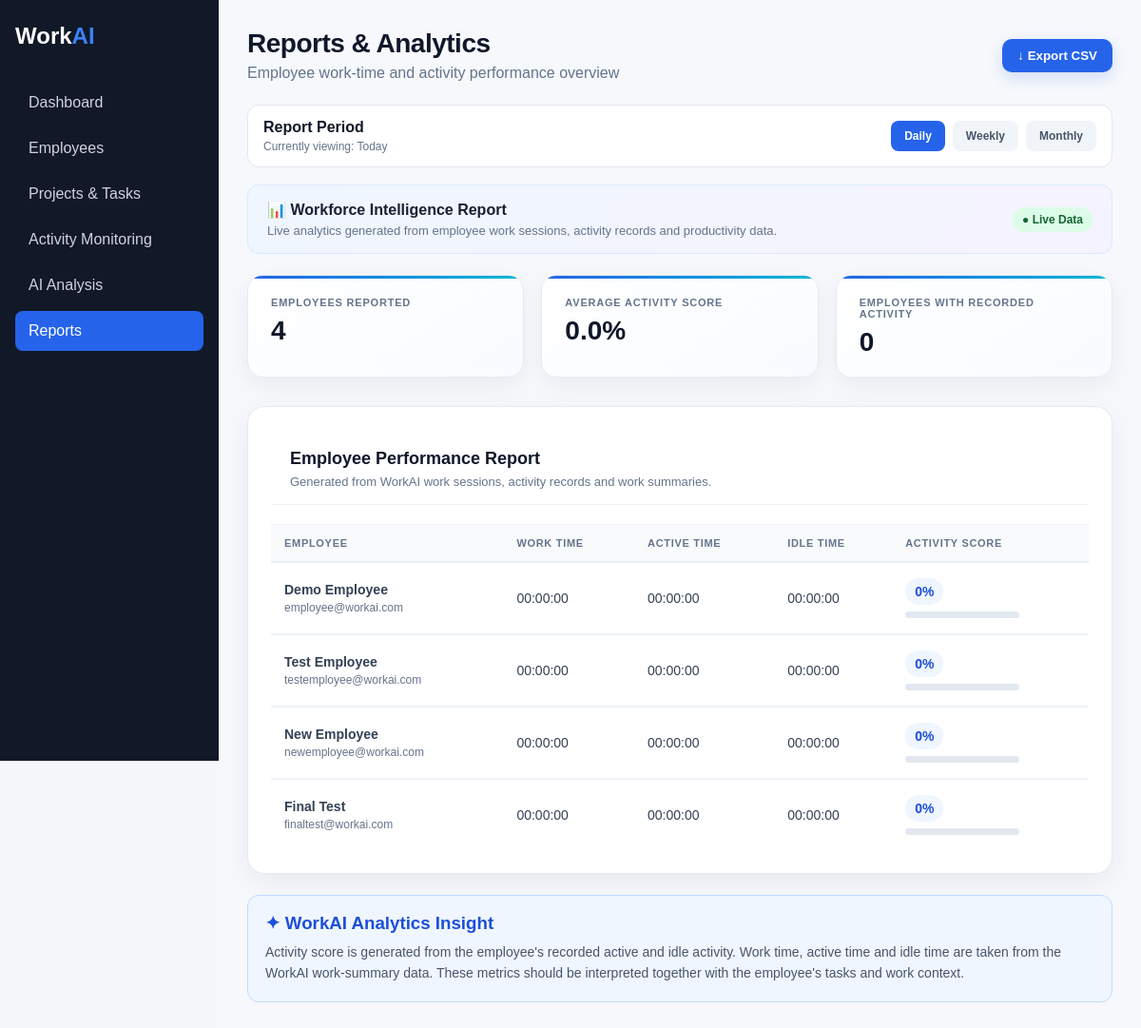
The page /admin/reports (signed in) on the database its author committed.
### models/user.py (models this page shows, shortened)
class User(UserMixin, db.Model):
    __tablename__ = "users"
    id = db.Column(db.Integer, primary_key=True)
    name = db.Column(db.String(100), nullable=False)
    email = db.Column(db.String(120), unique=True, nullable=False, index=True)
    password_hash = db.Column(db.String(255), nullable=False)
    role = db.Column(db.String(20), nullable=False, default="employee")
    is_active_account = db.Column(db.Boolean, nullable=False, default=True)
    created_at = db.Column(
        db.DateTime,
        nullable=False,
        default=db.func.current_timestamp()
    )

### routes/dashboard.py (the view)
@dashboard_bp.route("/admin/reports")
@login_required
@role_required("admin")
def admin_reports():
    from datetime import datetime, timedelta
    from models.user import User
    from models.task import Task
    from models.work_session import WorkSession
    from models.activity import ActivityLog
    from services.work_summary import generate_work_summary
    period = request.args.get("period", "daily").lower()
    if period not in ["daily", "weekly", "monthly"]:
        period = "daily"
    now = datetime.utcnow()
    if period == "weekly":
        start_date = now - timedelta(days=7)
        period_label = "Last 7 Days"
    elif period == "monthly":
        start_date = now - timedelta(days=30)
        period_label = "Last 30 Days"
    else:
        start_date = now.replace(
            hour=0,
            minute=0,
            second=0,
            microsecond=0
        )
        period_label = "Today"
    employees = User.query.filter_by(role="employee").all()
    reports = []
    for employee in employees:
        tasks = Task.query.filter_by(
            employee_id=employee.id
        ).all()
        sessions = (
            WorkSession.query
            .filter(
                WorkSession.employee_id == employee.id,
                WorkSession.start_time >= start_date
            )
            .all()
        )
        activity_logs = (
            ActivityLog.query
            .filter(
                ActivityLog.employee_id == employee.id,
                ActivityLog.timestamp >= start_date
            )
            .all()
        )
        summary = generate_work_summary(
            employee,
            tasks,
            sessions,
            activity_logs
        )
        reports.append({
            "employee": employee,
            "work_time": summary.get(
                "total_work_time",
                "00:00:00"
            ),
            "active_time": summary.get(
                "active_time",
                "00:00:00"
            ),
            "idle_time": summary.get(
                "idle_time",
                "00:00:00"
            ),
            "productivity": summary.get(
                "productivity_score",
                0
            )
        })
    return render_template(
        "admin_reports.html",
        user=current_user,
        reports=reports,
        selected_period=period,
        period_label=period_label
    )

### app.py (called while the page is built)
def create_app():
    app = Flask(__name__)
    app.config.from_object(Config)
    db.init_app(app)
    app.register_blueprint(auth_bp)
    app.register_blueprint(dashboard_bp)
    app.register_blueprint(assistant_bp)
    login_manager = LoginManager()
    login_manager.init_app(app)
    login_manager.login_view = "auth.login"
    login_manager.login_message_category = "warning"
    @login_manager.user_loader
    def load_user(user_id):
        return db.session.get(User, int(user_id))
    @app.route("/")
    def home():
        return redirect(url_for("auth.login"))
    with app.app_context():
        db.create_all()
    return app

### routes/dashboard.py (called while the page is built)
def role_required(role):
    def decorator(function):
        @wraps(function)
        def wrapped_function(*args, **kwargs):
            if current_user.role != role:
                flash("You are not authorized to access this page.", "danger")
                return redirect(url_for("dashboard.employee_dashboard"))
            return function(*args, **kwargs)
        return wrapped_function
    return decorator

### templates/admin_reports.html (shortened to what this page needs)
<!DOCTYPE html>
<html lang="en">
<head>
</head>
<body>
<div class="sidebar">
    <div class="brand">
        Work<span>AI</span>
    </div>
    <a href="{{ url_for('dashboard.admin_dashboard') }}">
        Dashboard
    </a>
    <a href="{{ url_for('dashboard.admin_employees') }}">
        Employees
    </a>
    <a href="{{ url_for('dashboard.admin_projects') }}">
        Projects & Tasks
    </a>
    <a href="{{ url_for('dashboard.admin_activity') }}">
        Activity Monitoring
    </a>
    <a href="{{ url_for('dashboard.admin_ai_analysis') }}">
        AI Analysis
    </a>
    <a href="{{ url_for('dashboard.admin_reports') }}" class="active">
        Reports
    </a>
</div>
<div class="main reports-page">
    <div class="header">
        <div>
            <h1>Reports & Analytics</h1>
            <p>
                Employee work-time and activity performance overview
            </p>
        </div>
        <button
            type="button"
            class="export-btn"
            onclick="exportReportCSV()"
        >
            ↓ Export CSV
        </button>
    </div>
<div style="
    display:flex;
    justify-content:space-between;
    align-items:center;
    gap:16px;
    margin-bottom:18px;
    padding:14px 16px;
    background:#ffffff;
    border:1px solid #e2e8f0;
    border-radius:12px;
">
    <div>
        <strong style="color:#0f172a;">
            Report Period
        </strong>
        <div style="
            color:#64748b;
            font-size:12px;
            margin-top:4px;
        ">
            Currently viewing: {{ period_label }}
        </div>
    </div>
    <div style="display:flex; gap:8px;">
        <a href="{{ url_for('dashboard.admin_reports', period='daily') }}"
           style="
               text-decoration:none;
               padding:9px 14px;
               border-radius:8px;
               font-size:12px;
               font-weight:700;
               {% if selected_period == 'daily' %}
               background:#2563eb;
               color:white;
               {% else %}
               background:#f1f5f9;
               color:#475569;
               {% endif %}
           ">
            Daily
        </a>
        <a href="{{ url_for('dashboard.admin_reports', period='weekly') }}"
           style="
               text-decoration:none;
               padding:9px 14px;
               border-radius:8px;
               font-size:12px;
               font-weight:700;
               {% if selected_period == 'weekly' %}
               background:#2563eb;
               color:white;
               {% else %}
               background:#f1f5f9;
               color:#475569;
               {% endif %}
           ">
            Weekly
        </a>
        <a href="{{ url_for('dashboard.admin_reports', period='monthly') }}"
           style="
               text-decoration:none;
               padding:9px 14px;
               border-radius:8px;
               font-size:12px;
               font-weight:700;
               {% if selected_period == 'monthly' %}
               background:#2563eb;
               color:white;
               {% else %}
               background:#f1f5f9;
               color:#475569;
               {% endif %}
           ">
            Monthly
        </a>
    </div>
</div>
    <div class="report-insight-banner">
    <div>
        <strong>📊 Workforce Intelligence Report</strong>
        <p>
            Live analytics generated from employee work sessions,
            activity records and productivity data.
        </p>
    </div>
    <span>● Live Data</span>
</div>
    {% set employee_count = reports|length %}
    {% set ns = namespace(
        productivity_total=0,
        active_count=0
    ) %}
    {% for report in reports %}
        {% set ns.productivity_total =
            ns.productivity_total + (report.productivity|float)
        %}
        {% if report.productivity|float > 0 %}
            {% set ns.active_count = ns.active_count + 1 %}
        {% endif %}
    {% endfor %}
    {% if employee_count > 0 %}
        {% set average_productivity =
            (ns.productivity_total / employee_count)|round(1)
        %}
    {% else %}
        {% set average_productivity = 0 %}
    {% endif %}
    <div class="cards">
        <div class="card">
            <div class="card-title">
                EMPLOYEES REPORTED
            </div>
            <div class="card-value">
                {{ employee_count }}
            </div>
        </div>
        <div class="card">
            <div class="card-title">
                AVERAGE ACTIVITY SCORE
            </div>
            <div class="card-value">
                {{ average_productivity }}%
            </div>
        </div>
        <div class="card">
            <div class="card-title">
                EMPLOYEES WITH RECORDED ACTIVITY
            </div>
            <div class="card-value">
                {{ ns.active_count }}
            </div>
        </div>
    </div>
    <div class="report-panel">
        <div class="panel-header">
            <h2>
                Employee Performance Report
            </h2>
            <p>
                Generated from WorkAI work sessions,
                activity records and work summaries.
            </p>
        </div>
        {% if reports %}
        <table id="reportTable">
            <thead>
                <tr>
                    <th>Employee</th>
                    <th>Work Time</th>
                    <th>Active Time</th>
                    <th>Idle Time</th>
                    <th>Activity Score</th>
                </tr>
            </thead>
            <tbody>
            {% for report in reports %}
                <tr>
                    <td>
                        <strong>
                            {{ report.employee.name }}
                        </strong>
                        {% if report.employee.email %}
                        <div style="
                            color:#64748b;
                            font-size:12px;
                            margin-top:4px;
                        ">
                            {{ report.employee.email }}
                        </div>
                        {% endif %}
                    </td>
                    <td>
                        {{ report.work_time }}
                    </td>
                    <td>
                        {{ report.active_time }}
                    </td>
                    <td>
                        {{ report.idle_time }}
                    </td>
                    <td>
                        <span class="score">
                            {{ report.productivity }}%
                        </span>
                        <div class="progress">
                        </div>
                    </td>
                </tr>
            {% endfor %}
            </tbody>
        </table>
        {% else %}
        <div class="empty">
            No employee report data is currently available.
        </div>
        {% endif %}
    </div>
    <div class="insight">
        <h3>
            ✦ WorkAI Analytics Insight
        </h3>
        <p>
            Activity score is generated from the employee's
            recorded active and idle activity. Work time,
            active time and idle time are taken from the
            WorkAI work-summary data. These metrics should
            be interpreted together with the employee's
            tasks and work context.
        </p>
    </div>
</div>
</body>
</html>

### rows shown on the page
User: employee.name "Demo Employee", employee.email "employee@workai.com"
User: employee.name "Test Employee", employee.email "testemployee@workai.com"
User: employee.name "New Employee", employee.email "newemployee@workai.com"
User: employee.name "Final Test", employee.email "finaltest@workai.com"

### other values the page prints
{{ period_label }} "Today"
{{ employee_count }} "4"
{{ average_productivity }} "0.0"
{{ ns.active_count }} "0"
{{ report.work_time }} "00:00:00" "00:00:00" "00:00:00" "00:00:00"
{{ report.active_time }} "00:00:00" "00:00:00" "00:00:00" "00:00:00"
{{ report.idle_time }} "00:00:00" "00:00:00" "00:00:00" "00:00:00"
{{ report.productivity }} "0" "0" "0" "0"
